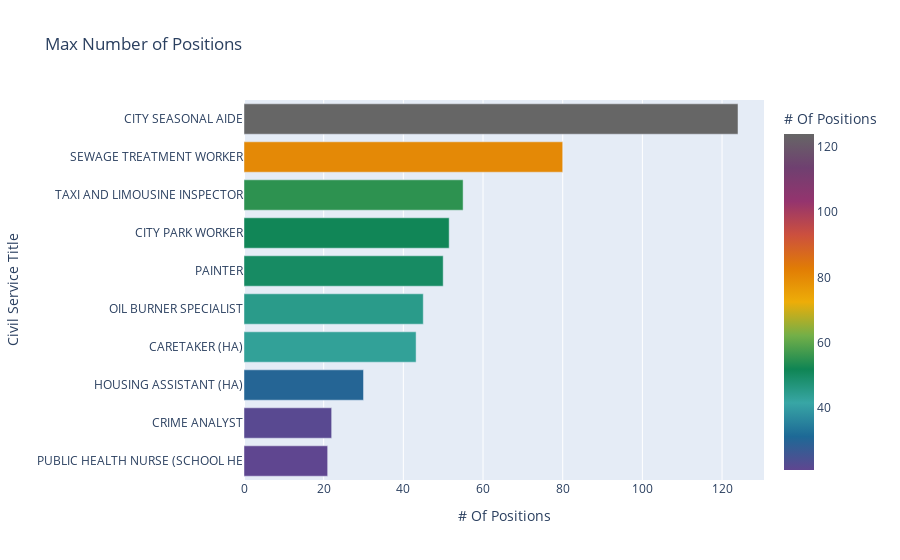

Here is the notebook cell this chart was saved with:
### Code cell
max_positions = (df.groupby('Civil Service Title')['# Of Positions'].mean().nlargest(10)).reset_index()

fig = px.bar(max_positions, y="Civil Service Title", x="# Of Positions", orientation='h', title = "Max Number of Positions",color=  "# Of Positions", color_continuous_scale= px.colors.qualitative.Prism).update_yaxes(categoryorder="total ascending")

fig.show()

### Figure 1 — Plotly figure (JSON) as saved in the notebook; plotly's stock layout.template omitted (floating-point values rounded to 4 significant figures)
{"data": [{"alignmentgroup": "True", "hovertemplate": "# Of Positions=%{marker.color}<br>Civil Service Title=%{y}<extra></extra>", "legendgroup": "", "marker": {"color": [124, 80, 55, 51.5, 50, 45, 43.2, 30, 22, 21], "coloraxis": "coloraxis", "pattern": {"shape": ""}}, "name": "", "offsetgroup": "", "orientation": "h", "showlegend": false, "textposition": "auto", "x": [124, 80, 55, 51.5, 50, 45, 43.2, 30, 22, 21], "xaxis": "x", "y": ["CITY SEASONAL AIDE", "SEWAGE TREATMENT WORKER", "TAXI AND LIMOUSINE INSPECTOR", "CITY PARK WORKER", "PAINTER", "OIL BURNER SPECIALIST", "CARETAKER (HA)", "HOUSING ASSISTANT (HA)", "CRIME ANALYST", "PUBLIC HEALTH NURSE (SCHOOL HE"], "yaxis": "y", "type": "bar"}], "layout": {"xaxis": {"anchor": "y", "domain": [0, 1], "title": {"text": "# Of Positions"}, "type": "linear", "range": [0, 130.5], "autorange": true}, "yaxis": {"anchor": "x", "domain": [0, 1], "title": {"text": "Civil Service Title"}, "categoryorder": "total ascending", "type": "category", "range": [-0.5, 9.5], "autorange": true}, "coloraxis": {"colorbar": {"title": {"text": "# Of Positions"}}, "colorscale": [[0, "rgb(95, 70, 144)"], [0.1, "rgb(29, 105, 150)"], [0.2, "rgb(56, 166, 165)"], [0.3, "rgb(15, 133, 84)"], [0.4, "rgb(115, 175, 72)"], [0.5, "rgb(237, 173, 8)"], [0.6, "rgb(225, 124, 5)"], [0.7, "rgb(204, 80, 62)"], [0.8, "rgb(148, 52, 110)"], [0.9, "rgb(111, 64, 112)"], [1, "rgb(102, 102, 102)"]]}, "legend": {"tracegroupgap": 0}, "title": {"text": "Max Number of Positions"}, "barmode": "relative", "autosize": true}}
